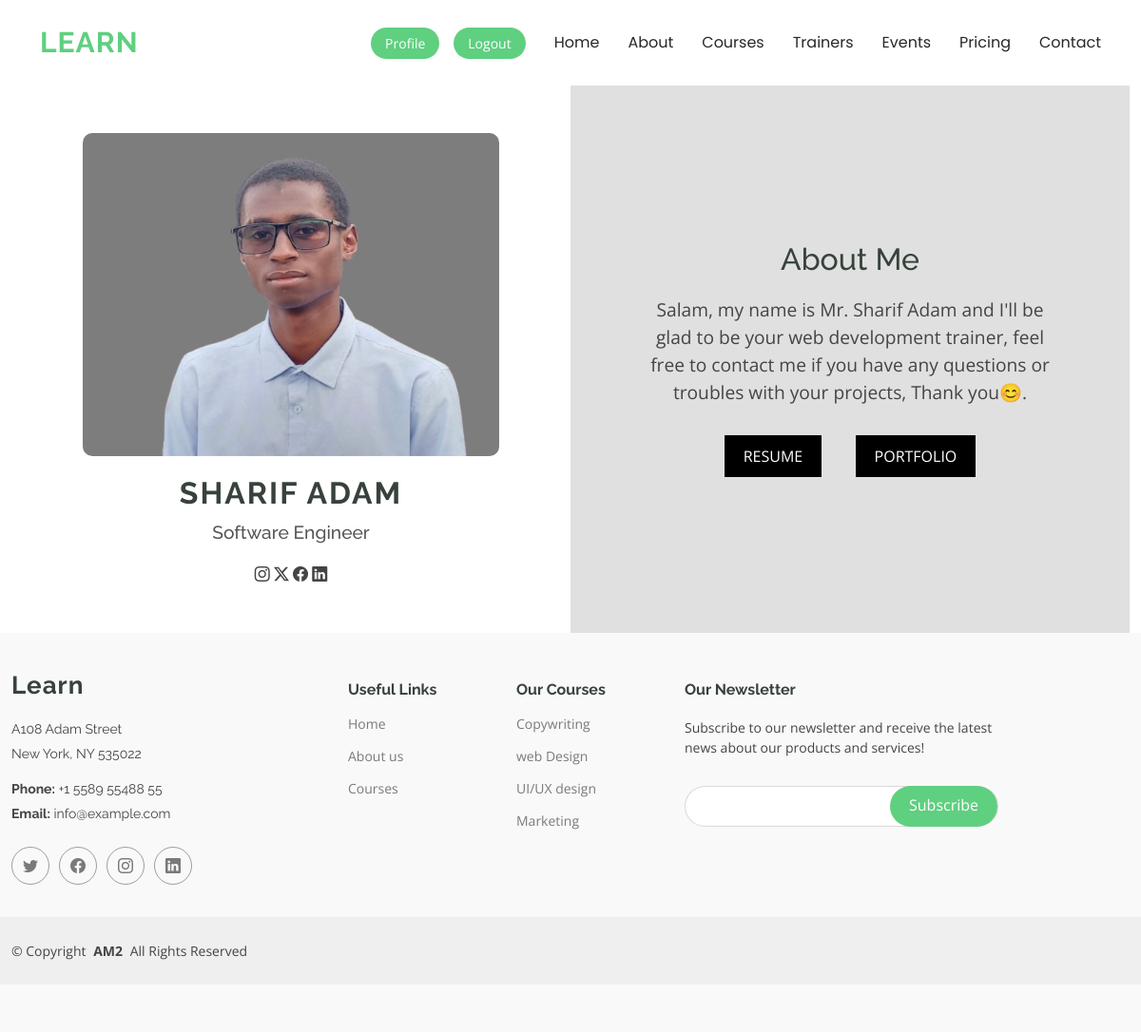
/accounts/trainer/29 (signed in), run on an earlier commit of the app's database.
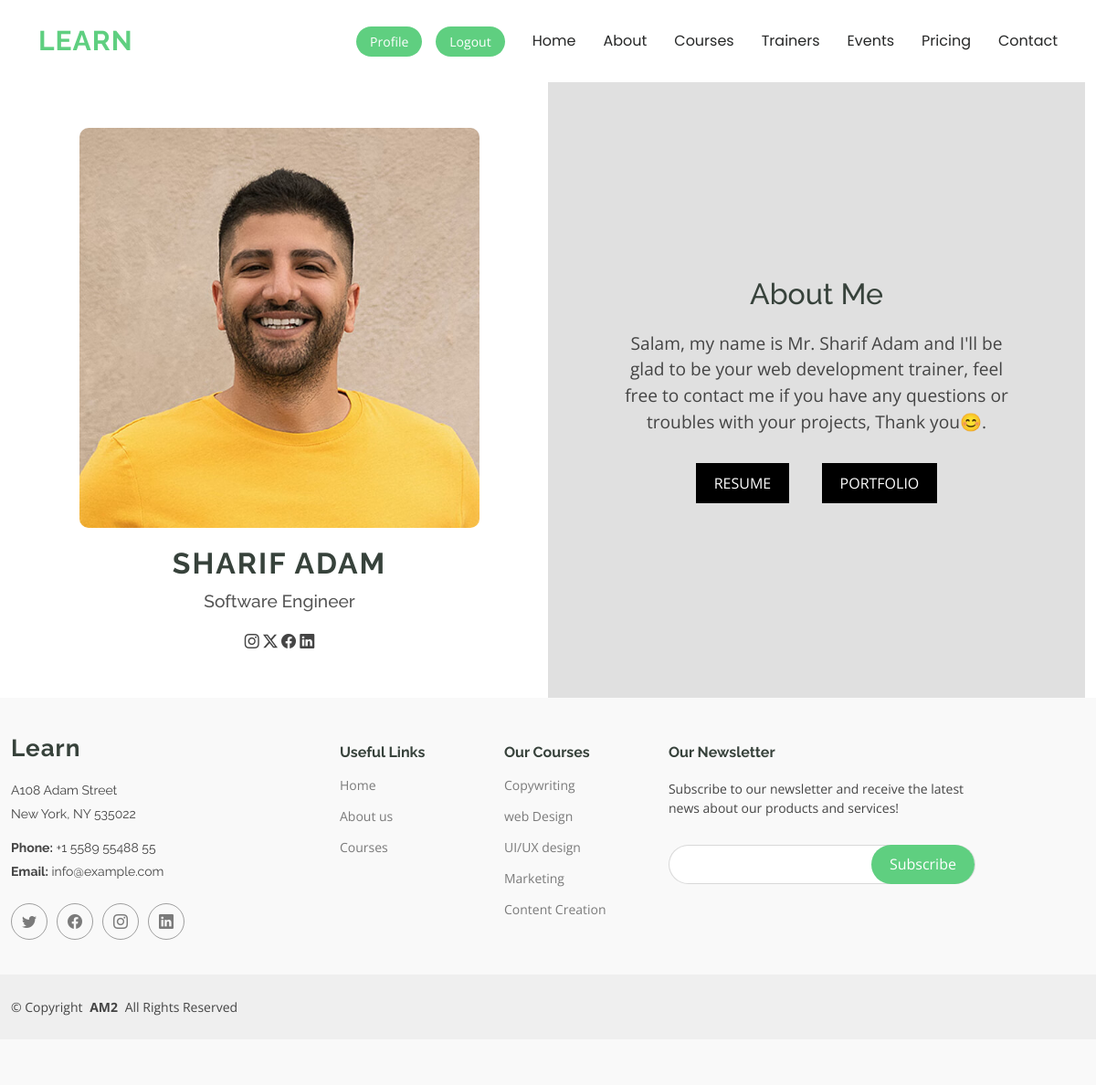
And on a later commit of the database.
### accounts/models.py (models this page shows, shortened)
class Trainer(models.Model):
    user = models.OneToOneField(User, on_delete=models.CASCADE)
    bio = models.TextField()
    passport_photo = models.ImageField(upload_to="static/img/")

class Course(models.Model):
    course_name = models.CharField(max_length=100)
    trainer = models.ForeignKey(Trainer, on_delete=models.CASCADE)
    cover_photo = models.ImageField(upload_to="static/img/")
    description = models.TextField()
    price = models.FloatField()
    def __str__(self):
        return self.course_name

### accounts/views.py (the view)
# urls.py: path("trainer/<int:trainer_id>", v.about_trainer, name="about_trainer"),
def about_trainer(req, trainer_id):
    trainer = get_object_or_404(Trainer, user=trainer_id)
    return render(req, "accounts/trainer_about.html", {"trainer": trainer})

### edu/context.py (called while the page is built)
def course_links(req):
    courses = Course.objects.all()
    return {"Courses": courses}

def student_registered_courses(req):
    student = Student.objects.get(user=req.user)
    all_courses = student.courses.all()
    return {"RegisteredCourses": all_courses}

### accounts/templates/accounts/trainer_about.html (shortened to what this page needs)
{% extends "base.html" %}
    {% block content %}
    <div class="container">
        <div class="left-section">
            <div class="profile-picture">
                <img src="{{trainer.passport_photo.url}}" alt="Aaliyah Igwe">
            </div>
            <div class="profile-details">
                <h1>{{trainer.user.first_name|upper}} {{trainer.user.last_name|upper}} </h1>
                <h2>Software Engineer</h2>
            </div>
            <div class="social-media">
                <i class="bi bi-instagram"></i>
                <i class="bi bi-twitter-x"></i>
                <i class="bi bi-facebook"></i>
                <i class="bi bi-linkedin"></i>
            </div>
        </div>
        <div class="right-section">
            <h2>About Me</h2>
             <p> {{trainer.bio}} </p>
            <div class="buttons">
                <button class="resume-button">Resume</button>
                <button class="portfolio-button">Portfolio</button>
            </div>
        </div>
    </div>
</body>
{% endblock  %}

### edu/templates/base.html (shortened to what the changed rows need)
<!DOCTYPE html>
<html lang="en">
{% load static %}
<head>
    <link href="{% static 'assets/vendor/bootstrap/css/bootstrap.min.css' %}" rel="stylesheet">
    <link href="{% static 'assets/vendor/bootstrap-icons/bootstrap-icons.css' %}" rel="stylesheet">
    <link href="{% static 'assets/vendor/aos/aos.css' %}" rel="stylesheet">
    <link href="{% static 'assets/vendor/glightbox/css/glightbox.min.css' %}" rel="stylesheet">
    <link href="{% static 'assets/vendor/swiper/swiper-bundle.min.css' %}" rel="stylesheet">
    <link href="{% static 'assets/css/main.css' %}" rel="stylesheet">
    <link href="../../static/assets/css/main.css" rel="stylesheet">
</head>
<body>
    <header id="header" class="header d-flex align-items-center sticky-top">
        <div class="container-fluid container-xl position-relative d-flex align-items-center">
            <a href="{% url 'Home' %}" class="logo d-flex align-items-center me-auto">
                <h1 class="sitename">Learn</h1>
            </a>
        </div>
    </header>
    {% block content %}
    {% endblock %}
    <footer id="footer" class="footer position-relative">
        <div class="container footer-top">
            <div class="row gy-4">
                <div class="col-lg-2 col-md-3 footer-links">
                    <ul>
                        {% for course in Courses %}
                        <li><a href="{% url 'Course_detail' course.id %}">{{course}}</a></li>
                        {% endfor %}
                    </ul>
                </div>
            </div>
        </div>
    </footer>
</body>
</html>

What changed in the data, as far as the page shows it:
changed Trainer "SHARIF": passport_photo: a different picture
added Course: course_name "Content Creation"
